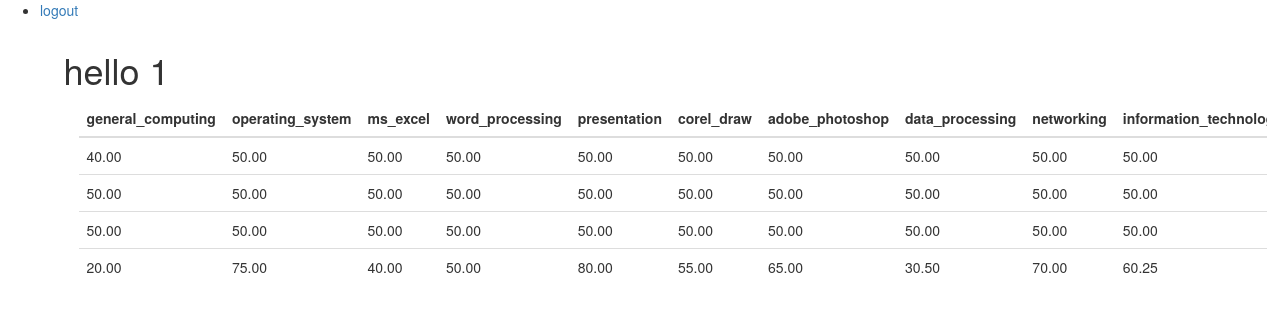
Screenshot of / (signed in) with the database file from the repository.
### users/models.py (models this page shows, shortened)
class CustomUser(AbstractUser):
    username = models.CharField(max_length=100)
    email = models.EmailField(_('email address'), unique=True)
    USERNAME_FIELD = 'email'
    REQUIRED_FIELDS = []
    objects = CustomUserManager()

### game/models.py (models this page shows, shortened)
class Course(models.Model):
    total = models.IntegerField()
    general_computing = models.DecimalField(max_digits=5, decimal_places=2)
    operating_system = models.DecimalField(max_digits=5, decimal_places=2)
    ms_excel = models.DecimalField(max_digits=5, decimal_places=2)
    word_processing = models.DecimalField(max_digits=5, decimal_places=2)
    presentation = models.DecimalField(max_digits=5, decimal_places=2)
    corel_draw = models.DecimalField(max_digits=5, decimal_places=2)
    adobe_photoshop = models.DecimalField(max_digits=5, decimal_places=2)
    data_processing = models.DecimalField(max_digits=5, decimal_places=2)
    networking = models.DecimalField(max_digits=5, decimal_places=2)
    information_technology = models.DecimalField(max_digits=5, decimal_places=2)
    student = models.ForeignKey(CustomUser, on_delete=models.CASCADE)

### game/views.py (the view)
# urls.py: 2. Add a URL to urlpatterns:  path('', Home.as_view(), name='home')
class Home(ListView):
    model = Course
    template_name = 'game/home.html'
    context_object_name = 'courses'

### game/templates/game/home.html
{% extends 'game/base.html' %}
{% block content %}
    <h1>hello {{user.username}}</h1>
    <div class="container">
        <table class="table">
          <thead>
            <tr>
              <th>general_computing</th>
              <th>operating_system</th>
              <th>ms_excel</th>
              <th>word_processing</th>
              <th>presentation</th>
              <th>corel_draw</th>
              <th>adobe_photoshop</th>
              <th>data_processing</th>
              <th>networking</th>
              <th>information_technology</th>
            </tr>
          </thead>
          <tbody>
            {% for course in courses %}
            <tr>
              <td>{{course.general_computing}}</td>
              <td>{{course.operating_system}}</td>
              <td>{{course.ms_excel}}</td>
              <td>{{course.word_processing}}</td>
              <td>{{course.presentation}}</td>
              <td>{{course.corel_draw}}</td>
              <td>{{course.adobe_photoshop}}</td>
              <td>{{course.data_processing}}</td>
              <td>{{course.networking}}</td>
              <td>{{course.information_technology}}</td>
            </tr>
    {% endfor %}
        </table>
{% endblock content %}

### rows the page displays
CustomUser: username "1"
Course: general_computing "40.00", operating_system "50.00", ms_excel "50.00", word_processing "50.00", presentation "50.00", corel_draw "50.00", adobe_photoshop "50.00", data_processing "50.00", networking "50.00", information_technology "50.00"
Course: general_computing "50.00", operating_system "50.00", ms_excel "50.00", word_processing "50.00", presentation "50.00", corel_draw "50.00", adobe_photoshop "50.00", data_processing "50.00", networking "50.00", information_technology "50.00"
Course: general_computing "50.00", operating_system "50.00", ms_excel "50.00", word_processing "50.00", presentation "50.00", corel_draw "50.00", adobe_photoshop "50.00", data_processing "50.00", networking "50.00", information_technology "50.00"
Course: general_computing "20.00", operating_system "75.00", ms_excel "40.00", word_processing "50.00", presentation "80.00", corel_draw "55.00", adobe_photoshop "65.00", data_processing "30.50", networking "70.00", information_technology "60.25"
